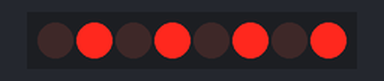
Recording of a sketch running on a simulated Arduino Uno, built with avr-gcc and run on an emulated ATmega328P. Shown: 8 shift-register outputs drawn as a row of LEDs (first output left, lit = HIGH). Wiring (inferred from the names in the program): shift register (74HC595): data pin 11; shift clock pin 12; latch pin 8. Wiring (inferred from the signals the program sends): row of LEDs: on Q0, Q1, Q2, Q3, Q4, Q5, Q6, Q7.

Above: at 0.2 s.
At 4.12 s:
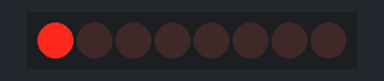
At 5.12 s:
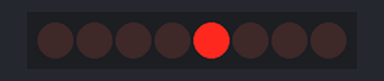
At 6.0 s:
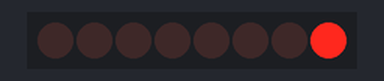
At 7.62 s:
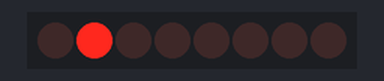
At 9.7 s:
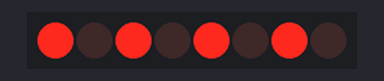
Timing chart, 0 to 10.4 s (numbered marks = the images above):
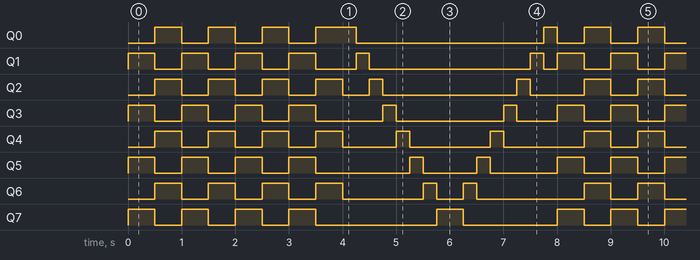

The sketch:

YPOK_24_1.ino
```cpp
// Урок 24 схема 1
int latchPin = 8; //Пин подключен к ST_CP входу микросхемы
int clockPin = 12; //Пин подключен к SH_CP входу микросхемы
int dataPin = 11; //Пин подключен к DS входу микросхемы
int a,i;
 void setup() {
  //устанавливаем режим OUTPUT для подключенных пинов
  pinMode(latchPin, OUTPUT);
  pinMode(clockPin, OUTPUT);
  pinMode(dataPin, OUTPUT);
}

 void loop() {
  for (i=0; i<4; i++){ //запускаем 4 цикла попеременного моркания светодиодов
    digitalWrite(latchPin, LOW); // открываем «защелку»
    shiftOut(dataPin, clockPin, MSBFIRST, 0b10101010); // передаем последовательно на dataPin
    digitalWrite(latchPin, HIGH);//Закрываем "защелку", тем самым устанавливая значения на выходах
    delay(500);
    digitalWrite(latchPin, LOW); // открываем «защелку»
    shiftOut(dataPin, clockPin, MSBFIRST, 0b01010101); // передаем последовательно на dataPin
    digitalWrite(latchPin, HIGH); //Закрываем "защелку", тем самым устанавливая значения на выходах
    delay(500); }

  a= 0b00000001; // присваиваем переменной начально значение
  for (i=0; i<8; i++){ // запускаем 8 циклов для бегущего огонька в одну сторону
    digitalWrite(latchPin, LOW);// открываем «защелку»
    shiftOut(dataPin, clockPin, MSBFIRST, a); // передаем последовательно на dataPin значение переменной "а"
    digitalWrite(latchPin, HIGH);  //Закрываем "защелку", тем самым устанавливая значения на выходах
    delay(250);
    a = a << 1;} //смещаем значение переменной "а" на один бит влево

  for (i=0; i<8; i++){ // запускаем 8 циклов для бегущего огонька в другую сторону
   a = a >> 1;  //смещаем значение переменной "а" на один бит вправо
   digitalWrite(latchPin, LOW); // открываем «защелку»
   shiftOut(dataPin, clockPin, MSBFIRST, a); // передаем последовательно на dataPin значение переменной "а"
   digitalWrite(latchPin, HIGH); //Закрываем "защелку", тем самым устанавливая значения на выходах
   delay(250);}
}
```

Measured:
- by itself, Q0: repeats every 8.0 s: 2 × (LOW 0.50 s, HIGH 0.50 s), LOW 0.50 s, HIGH 0.75 s, LOW 3.5 s, HIGH 0.25 s, LOW 0.50 s, HIGH 0.50 s
- by itself, Q1: repeats every 8.0 s: 3 × (LOW 0.50 s, HIGH 0.50 s), LOW 0.75 s, HIGH 0.25 s, LOW 3.0 s, HIGH 0.25 s, LOW 0.25 s, HIGH 0.50 s
- by itself, Q2: repeats every 8.0 s: 3 × (LOW 0.50 s, HIGH 0.50 s), LOW 0.50 s, HIGH 0.25 s, LOW 2.5 s, HIGH 0.25 s, LOW 1.0 s, HIGH 0.50 s
- by itself, Q3: repeats every 8.0 s: 3 × (LOW 0.50 s, HIGH 0.50 s), LOW 1.3 s, HIGH 0.25 s, LOW 2.0 s, HIGH 0.25 s, LOW 0.75 s, HIGH 0.50 s
- by itself, Q4: repeats every 8.0 s: 3 × (LOW 0.50 s, HIGH 0.50 s), LOW 1.0 s, 2 × (HIGH 0.25 s, LOW 1.5 s), HIGH 0.50 s
- by itself, Q5: repeats every 8.0 s: 3 × (LOW 0.50 s, HIGH 0.50 s), LOW 1.8 s, HIGH 0.25 s, LOW 1.0 s, HIGH 0.25 s, LOW 1.3 s, HIGH 0.50 s
- by itself, Q6: repeats every 8.0 s: 3 × (LOW 0.50 s, HIGH 0.50 s), LOW 1.5 s, HIGH 0.25 s, LOW 0.50 s, HIGH 0.25 s, LOW 2.0 s, HIGH 0.50 s
- by itself, Q7: repeats every 8.0 s: 3 × (LOW 0.50 s, HIGH 0.50 s), LOW 2.3 s, HIGH 0.50 s, LOW 1.8 s, HIGH 0.50 s
